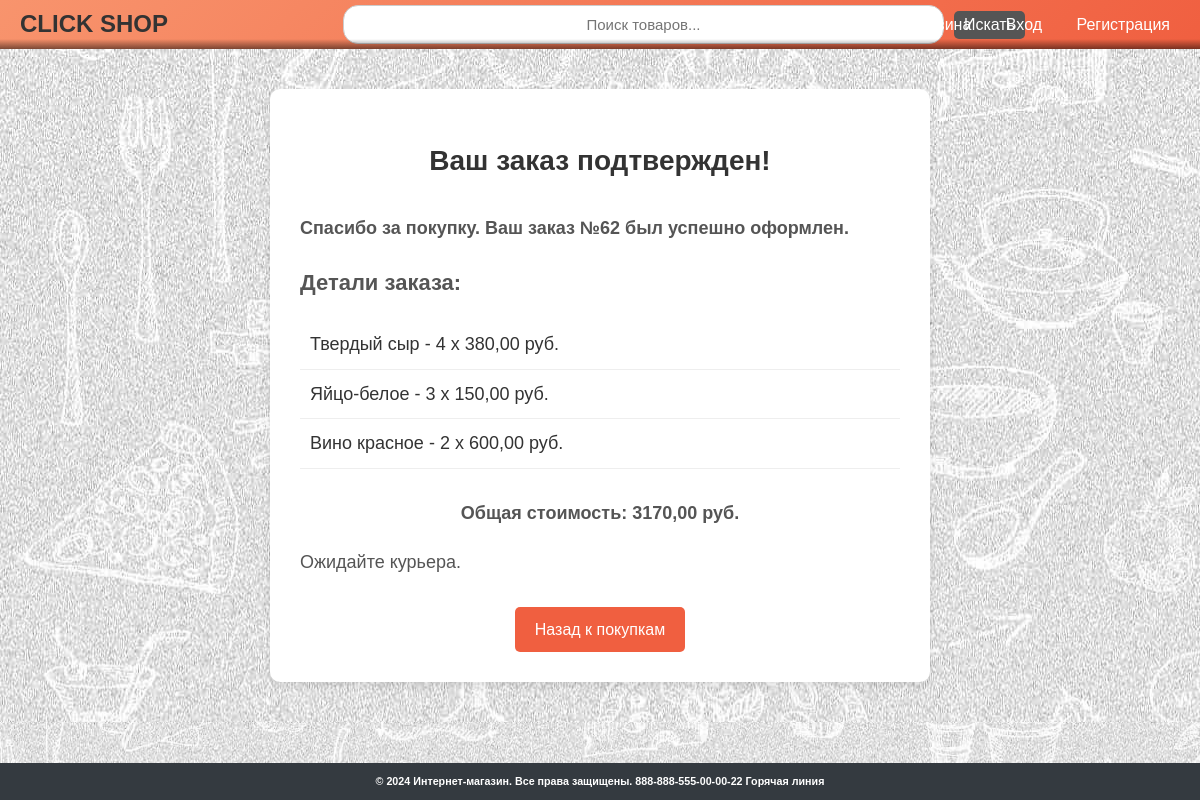
Page /orders/order-confirmation/62/ on the committed database.
### orders/models.py (models this page shows, shortened)
class Order(models.Model):
    user = models.ForeignKey(settings.AUTH_USER_MODEL, on_delete=models.CASCADE)
    created = models.DateTimeField(auto_now_add=True)
    updated = models.DateTimeField(auto_now=True)
    paid = models.BooleanField(default=False)

class OrderItem(models.Model):
    order = models.ForeignKey(Order, related_name='items', on_delete=models.CASCADE)
    product = models.ForeignKey(Product, related_name='order_items', on_delete=models.CASCADE)
    price = models.DecimalField(max_digits=10, decimal_places=2)
    quantity = models.PositiveIntegerField(default=1)

### products/models.py (models this page shows, shortened)
class Product(models.Model):
    category = models.ForeignKey(Category, related_name='products', on_delete=models.CASCADE)
    name = models.CharField(max_length=255)
    slug = models.SlugField(unique=True, blank=True)
    description = models.TextField()
    price = models.DecimalField(max_digits=10, decimal_places=2)
    stock = models.PositiveIntegerField()
    available = models.BooleanField(default=True)
    created = models.DateTimeField(auto_now_add=True)
    updated = models.DateTimeField(auto_now=True)

### orders/views.py (the view)
# urls.py: path('order-confirmation/<int:order_id>/', views.order_confirmation_view, name='order_confirmation'),
def order_confirmation_view(request, order_id):
    order = get_object_or_404(Order, id=order_id)
    order_items = OrderItem.objects.filter(order=order)
    total_cost = sum(item.price * item.quantity for item in order_items)
    return render(request, 'orders/order_confirmation.html', {
        'order': order,
        'order_items': order_items,
        'total_cost': total_cost,
    })

### orders/templates/orders/order_confirmation.html (shortened to what this page needs)
{% extends "accounts/base.html" %}
{% block content %}
<div class="checkout-container">
    <h2>Ваш заказ подтвержден!</h2>
    <p class="thank-you-message">Спасибо за покупку. Ваш заказ №{{ order.id }} был успешно оформлен.</p>
    <h3>Детали заказа:</h3>
    <ul class="order-details">
        {% for item in order_items %}
            <li>{{ item.product.name }} - {{ item.quantity }} x {{ item.price }} руб.</li>
        {% endfor %}
    </ul>
    <div class="form-group">
        <p class="total-cost">Общая стоимость: {{ total_cost }} руб.</p>
    </div>
    <p>Ожидайте курьера.</p>
    <div class="back-to-home">
        <a href="{% url 'home' %}" class="btn btn-secondary">Назад к покупкам</a>
    </div>
</div>
{% endblock %}

### static/css/style.css (style rules this page uses)
body { font-family: Arial, sans-serif; margin: 0; padding: 0; display: flex; flex-direction: column; min-height: 100vh; line-height: 1.6; color: #333; background-color: #e9ecef; background-attachment: fixed; background-image: url('/static/products/images/5.jpg'); background-size: cover; background-position: center; }
h2 { font-size: 2.5rem; color: #343a40; margin-top: 20px; margin-bottom: 20px; }
.checkout-container { max-width: 600px; margin: 40px auto; padding: 30px; background-color: #ffffff; border-radius: 10px; box-shadow: 0 4px 8px rgba(0, 0, 0, 0.1); font-family: 'Arial', sans-serif; color: #333; }
.checkout-container h2 { margin-bottom: 30px; font-size: 28px; font-weight: bold; text-align: center; color: #333; }
.form-group { margin-bottom: 0px; }
.btn { padding: 12px 20px; font-size: 18px; color: #fff; background-color: #f05f40; border: none; border-radius: 5px; cursor: pointer; text-align: center; transition: background-color 0.3s ease, box-shadow 0.3s ease; }
.form-group p { font-weight: bold; font-size: 20px; color: #f05f40; margin-top: 8px; margin-bottom: 18px; }
.checkout-container h3 { font-size: 22px; margin-bottom: 20px; font-weight: bold; color: #555; }
.checkout-container p { font-size: 18px; margin-bottom: 20px; color: #555; }
.thank-you-message { font-weight: bold; }
.total-cost { font-weight: bold; font-size: 18px; color: #28a745; margin-top: 0; text-align: center; }
.order-details { list-style-type: none; padding: 0; margin-bottom: 30px; }
.order-details li { font-size: 18px; padding: 10px; border-bottom: 1px solid #eee; }
.back-to-home { text-align: center; margin-top: 30px; }
.btn-secondary { padding: 12px 20px; font-size: 18px; color: #fff; background-color: #f05f40; border: none; border-radius: 5px; cursor: pointer; text-align: center; transition: background-color 0.3s ease, box-shadow 0.3s ease; text-decoration: none; }
.btn { display: inline-block; padding: 10px 20px; font-size: 16px; color: #fff; background-color: #f05f40; border: none; border-radius: 5px; text-align: center; text-decoration: none; cursor: pointer; }

### rows in the picture
Order: id "62"
OrderItem: product.name "Твердый сыр", quantity "4", price "380,00"
OrderItem: product.name "Яйцо-белое", quantity "3", price "150,00"
OrderItem: product.name "Вино красное", quantity "2", price "600,00"

### other values in the picture
{{ total_cost }} "3170,00"
